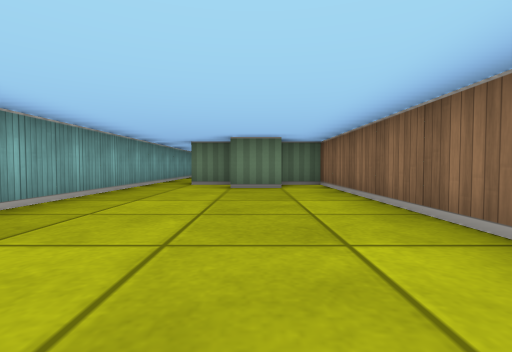
View 1 (above)

13 first-person views from a walk through a cub3D maze. The camera is about half as high as the walls, tilts 2° down and sees 85° across. The floor is counted in squares. Each view is taken from the middle of a square. On the plan, view 1 faces up. The plan holds only what a view shows up to about 9 squares ahead; the rest is blank.

View 2
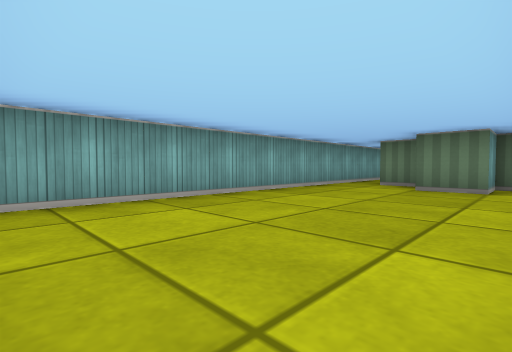

View 3
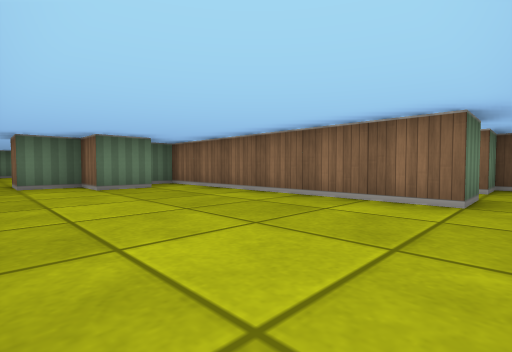

View 4
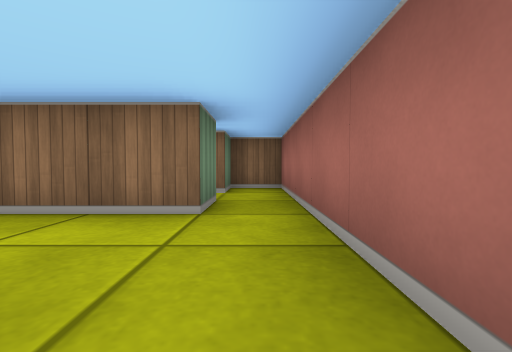

View 5
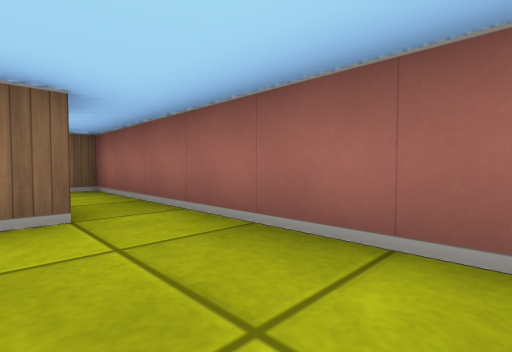

View 6
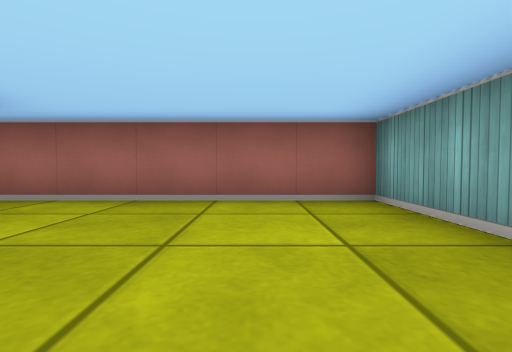

View 7
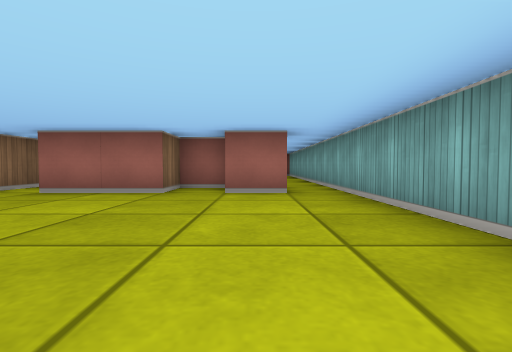

View 8
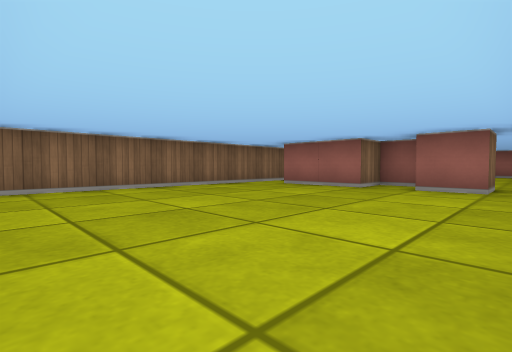

View 9
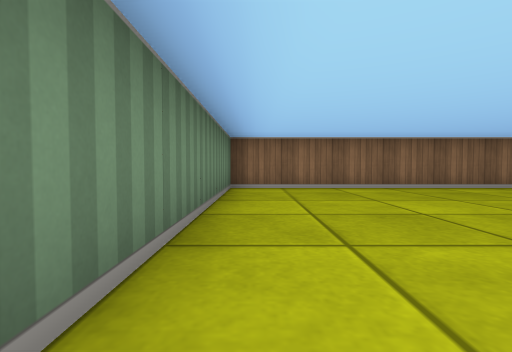

View 10
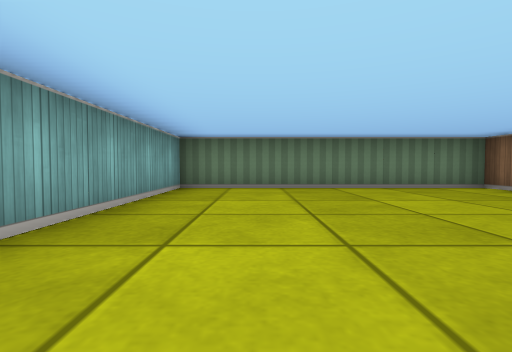

View 11
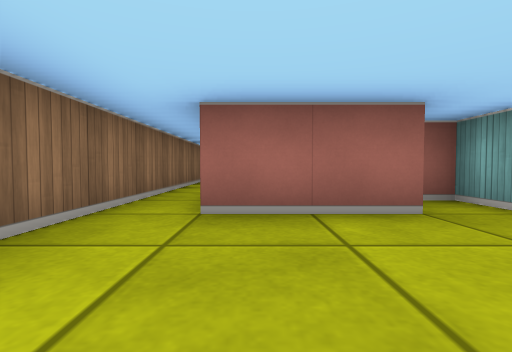

View 12
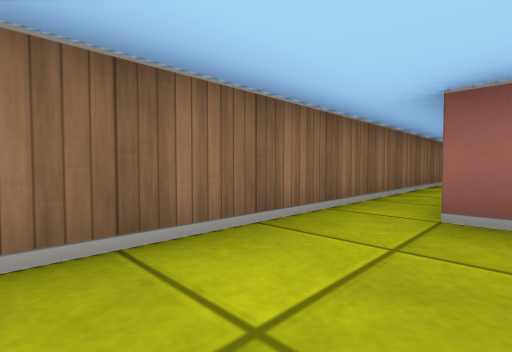

View 13
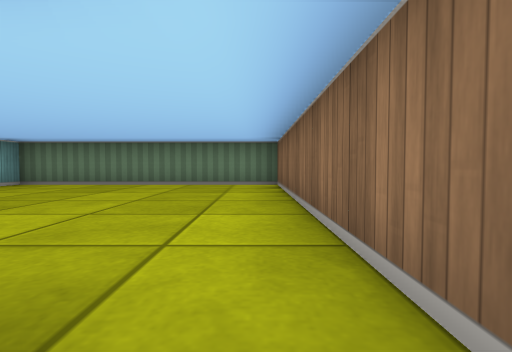

### Floor plan
Ten units are one square. View 1 is at (0, 0); x grows to the right and y downward. Boxes are objects, and circles mark ways between rooms. Rooms are numbered by the first view taken in them; rooms with no view inside come last. Other rooms are left out.
<svg viewBox="-30 -140 80 150">
<path fill="none" stroke="#000" d="M25 -5 15 -5 15 -65 5 -65 5 -55 -5 -55 -5 -65 -15 -65 -15 -75M-25 -75 -25 5 25 5M5 -75 25 -75M-15 -75 -5 -75M-5 -65 5 -65M35 -76 35 -135 -25 -135 -25 -75M35 -24 35 -76M25 5 45 5 45 -5 35 -5"/>
<circle cx="-20" cy="-70" r="3" fill="#2a7"/>
<circle cx="20" cy="0" r="3" fill="#2a7"/>
<circle cx="30" cy="-80" r="3" fill="#2a7"/>
<text x="0" y="-30">1</text>
<text x="0" y="-110">2</text>
<text x="30" y="-30">3</text>
</svg>
Room 1 opens to room 2. Room 1 opens to room 3. Room 2 opens to room 3.

Where each view was taken, in squares from view 1:
view 1: 0 up, 0 right, facing up
view 2: 0 up, 1 right, facing up-left
view 3: 0 up, 2 left, facing up-right
view 4: 0 up, 1 left, facing right
view 5: 1 up, 1 left, facing down-right
view 6: 3 up, 1 left, facing down
view 7: 12 up, 1 left, facing down
view 8: 13 up, 2 left, facing down-right
view 9: 13 up, 2 left, facing right
view 10: 8 up, 1 left, facing up
view 11: 10 up, 2 right, facing down
view 12: 10 up, 2 right, facing down-right
view 13: 7 up, 3 right, facing up
